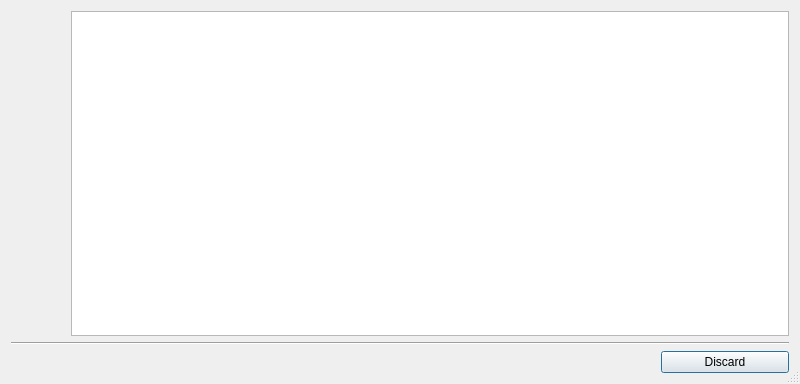
<?xml version="1.0" encoding="UTF-8"?>
<ui version="4.0">
 <class>HelpDialog</class>
 <widget class="QDialog" name="HelpDialog">
  <property name="geometry">
   <rect>
    <x>0</x>
    <y>0</y>
    <width>800</width>
    <height>384</height>
   </rect>
  </property>
  <property name="windowTitle">
   <string>Help Screen</string>
  </property>
  <property name="sizeGripEnabled">
   <bool>true</bool>
  </property>
  <property name="modal">
   <bool>true</bool>
  </property>
  <layout class="QVBoxLayout" name="verticalLayout">
   <item>
    <layout class="QHBoxLayout" name="horizontalLayout_2">
     <property name="spacing">
      <number>12</number>
     </property>
     <item>
      <layout class="QVBoxLayout" name="verticalLayout_2">
       <item>
        <widget class="QLabel" name="logo_x264">
         <property name="minimumSize">
          <size>
           <width>48</width>
           <height>40</height>
          </size>
         </property>
         <property name="maximumSize">
          <size>
           <width>48</width>
           <height>40</height>
          </size>
         </property>
         <property name="text">
          <string/>
         </property>
         <property name="pixmap">
          <pixmap resource="../res/resources.qrc">:/images/x264.png</pixmap>
         </property>
         <property name="scaledContents">
          <bool>false</bool>
         </property>
         <property name="alignment">
          <set>Qt::AlignLeading|Qt::AlignLeft|Qt::AlignTop</set>
         </property>
        </widget>
       </item>
       <item>
        <widget class="QLabel" name="logo_avisynth">
         <property name="minimumSize">
          <size>
           <width>48</width>
           <height>67</height>
          </size>
         </property>
         <property name="maximumSize">
          <size>
           <width>48</width>
           <height>67</height>
          </size>
         </property>
         <property name="text">
          <string/>
         </property>
         <property name="pixmap">
          <pixmap resource="../res/resources.qrc">:/images/avisynth.png</pixmap>
         </property>
         <property name="scaledContents">
          <bool>true</bool>
         </property>
         <property name="alignment">
          <set>Qt::AlignLeading|Qt::AlignLeft|Qt::AlignTop</set>
         </property>
        </widget>
       </item>
       <item>
        <spacer name="verticalSpacer">
         <property name="orientation">
          <enum>Qt::Vertical</enum>
         </property>
         <property name="sizeHint" stdset="0">
          <size>
           <width>20</width>
           <height>40</height>
          </size>
         </property>
        </spacer>
       </item>
      </layout>
     </item>
     <item>
      <widget class="QPlainTextEdit" name="plainTextEdit">
       <property name="font">
        <font>
         <family>Lucida Console</family>
         <pointsize>9</pointsize>
        </font>
       </property>
       <property name="horizontalScrollBarPolicy">
        <enum>Qt::ScrollBarAlwaysOff</enum>
       </property>
       <property name="lineWrapMode">
        <enum>QPlainTextEdit::WidgetWidth</enum>
       </property>
       <property name="readOnly">
        <bool>true</bool>
       </property>
      </widget>
     </item>
    </layout>
   </item>
   <item>
    <widget class="QFrame" name="frame">
     <property name="frameShape">
      <enum>QFrame::HLine</enum>
     </property>
     <property name="frameShadow">
      <enum>QFrame::Sunken</enum>
     </property>
    </widget>
   </item>
   <item>
    <layout class="QHBoxLayout" name="horizontalLayout">
     <item>
      <spacer name="horizontalSpacer">
       <property name="orientation">
        <enum>Qt::Horizontal</enum>
       </property>
       <property name="sizeHint" stdset="0">
        <size>
         <width>40</width>
         <height>20</height>
        </size>
       </property>
      </spacer>
     </item>
     <item>
      <widget class="QPushButton" name="buttonClose">
       <property name="minimumSize">
        <size>
         <width>128</width>
         <height>0</height>
        </size>
       </property>
       <property name="text">
        <string>Discard</string>
       </property>
       <property name="flat">
        <bool>false</bool>
       </property>
      </widget>
     </item>
    </layout>
   </item>
  </layout>
 </widget>
 <resources>
  <include location="../res/resources.qrc"/>
 </resources>
 <connections>
  <connection>
   <sender>buttonClose</sender>
   <signal>clicked()</signal>
   <receiver>HelpDialog</receiver>
   <slot>close()</slot>
   <hints>
    <hint type="sourcelabel">
     <x>645</x>
     <y>362</y>
    </hint>
    <hint type="destinationlabel">
     <x>359</x>
     <y>191</y>
    </hint>
   </hints>
  </connection>
 </connections>
</ui>
